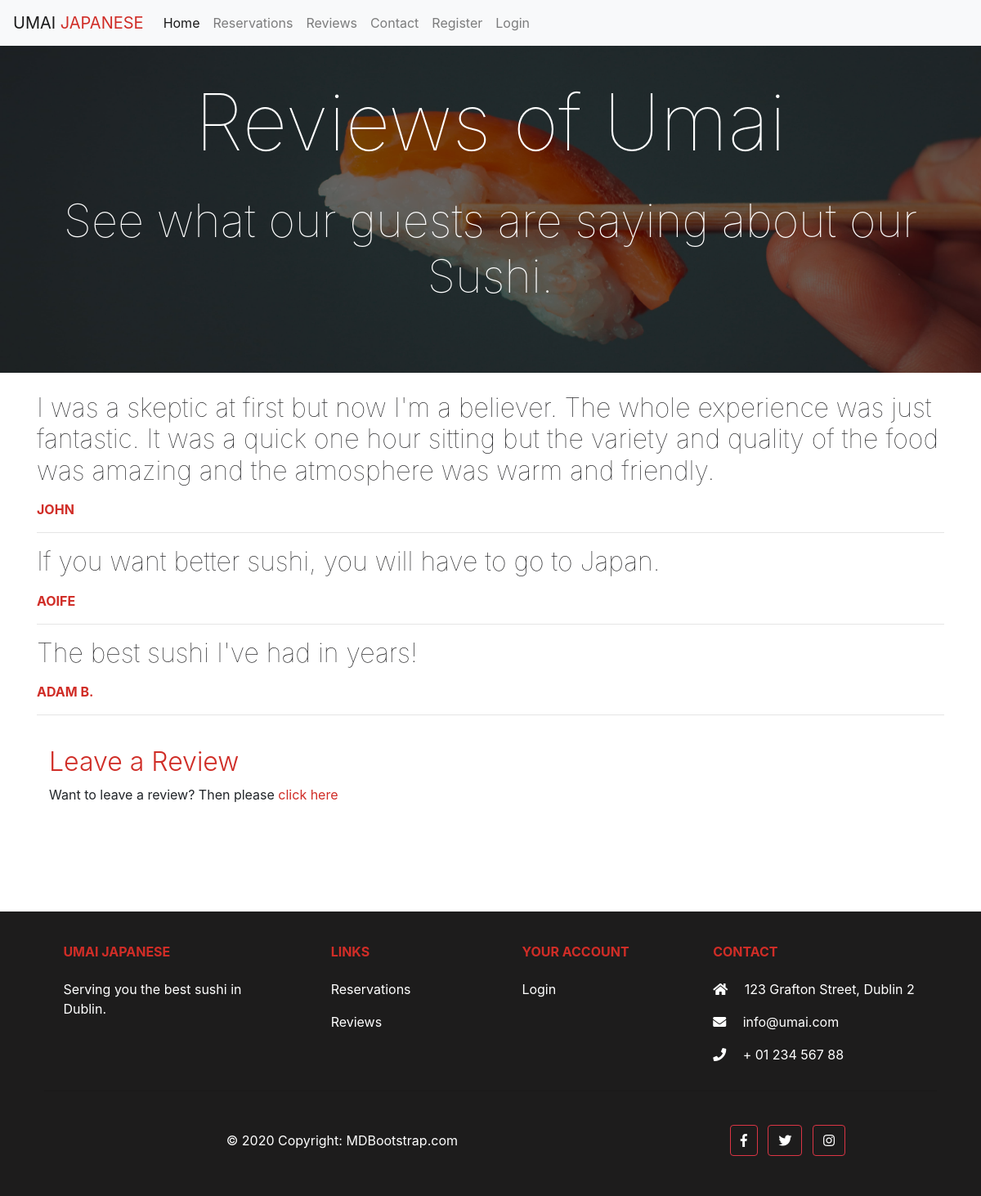
Screenshot of /review with the database file from the repository.
### restaurant/models.py (models this page shows, shortened)
class Review(models.Model):
    name = models.CharField(max_length=50)
    body = models.TextField()
    created_on = models.DateTimeField(auto_now_add=True)
    approved = models.BooleanField(default=False)
    created_by = models.ForeignKey(User, on_delete=models.CASCADE, null=True)
    class Meta:
        ordering = ['created_on']

### restaurant/views.py (the view)
# urls.py: path('review', views.see_reviews, name='review'),
def see_reviews(request):
    reviews = Review.objects.filter(approved=True).order_by("-created_on")
    context = {
        'reviews': reviews
        }
    return render(request, 'review.html', context)

### templates/review.html (shortened to what this page needs)
{% extends 'base.html' %}
{% block content %}
{% load crispy_forms_tags %}
<div class="container-fluid hero-image-reviews">
    <div class="opaque-overlay">&nbsp;</div>
        <div class="row">
            <div class="col-12">
                <section class="jumbotron text-center">
                    <h1 class="display-1 text-white">Reviews of Umai</h1>
                        <p class="display-4 text-white">See what our guests are saying about our Sushi.</p>
                </section>
            </div>
        </div>
    </div>
<div class="container container-padding">
    {% for review in reviews %}
        <div class="comments">
            <h2 class="display-5">
            {{ review.body | linebreaks }}
            </h2>
                <p class="font-weight-bold red-brand text-uppercase">
                {{ review.name }}
                </p>
            <hr>
        </div>
    {% endfor %}
<div class="container container-padding">
    <h2>Leave a Review</h2>
    <p>Want to leave a review? Then please <a class="link" href="{% url 'submit_review' %}">click here</a>
    </div>
</div>
{%endblock%}

### static/css/style.css (style rules this page uses)
body { background-color: #ffffff; }
.jumbotron { background-color: transparent; }
.opaque-overlay { position: absolute; top: 0; left: 0; height: 100%; width: 100%; background-color: rgba(0, 0, 0, 0.5); }
.hero-image-reviews { height: 50vh; background: url('../images/sushi4.jpg') no-repeat center; -webkit-background-size: cover; -moz-background-size: cover; -o-background-size: cover; background-size: cover; display: flex; align-items: center; justify-content: center; position: relative; }
.red-brand { color: #d02d27; }
h1 { font-weight: 300; text-align: center; color: #d02d27; padding-bottom: 2%; }
h2 { font-weight: 300; text-align: left; color: #d02d27; }
.link { color: #d02d27; }
.display-1 { font-weight: 100; }
.display-4 { font-weight: 100; }
.display-5 { font-weight: 100; color: #252527; }
.container-padding { padding-top: 2%; padding-bottom: 5%; }

### rows the page displays
Review: body "I was a skeptic at first but now I'm a believer. The whole experience was just fantastic. It was a quick one hour sitting but the variety and quality of the food was amazing and the atmosphere was warm and friendly.", name "JOHN"
Review: body "If you want better sushi, you will have to go to Japan.", name "AOIFE"
Review: body "The best sushi I've had in years!", name "ADAM B."
